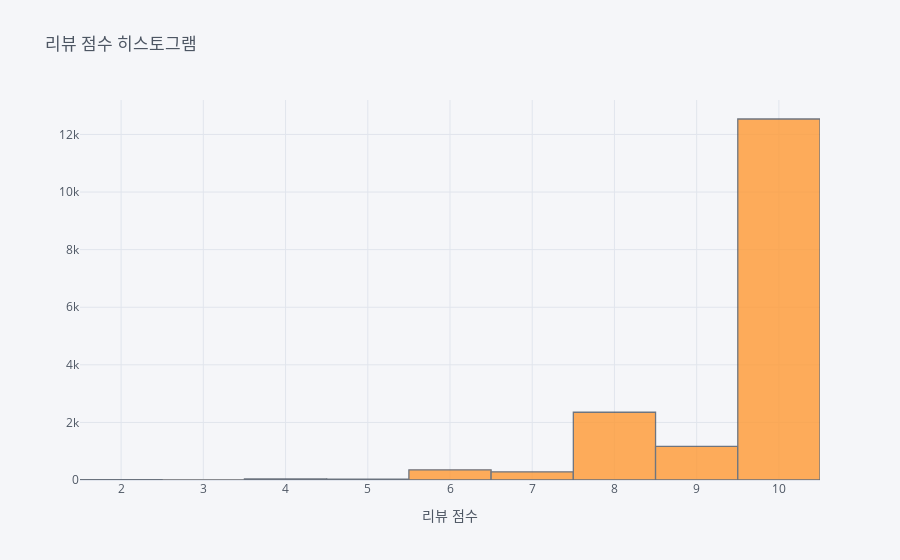

Notebook source saved alongside this figure:
### Code cell
rv1["SumRate"].iplot(kind="hist", title="리뷰 점수 히스토그램", xTitle="리뷰 점수")

### Figure 1 — Plotly figure (JSON) as saved in the notebook; plotly's stock layout.template omitted (floating-point values rounded to 4 significant figures; data arrays with more than 128 entries replaced by an {"elided": "..."} marker saying what was removed)
{"data": [{"histfunc": "count", "histnorm": "", "marker": {"color": "rgba(255, 153, 51, 1.0)", "line": {"color": "#4D5663", "width": 1.3}}, "name": "SumRate", "opacity": 0.8, "orientation": "v", "type": "histogram", "x": {"elided": "16780 int values"}}], "layout": {"barmode": "overlay", "legend": {"bgcolor": "#F5F6F9", "font": {"color": "#4D5663"}}, "paper_bgcolor": "#F5F6F9", "plot_bgcolor": "#F5F6F9", "title": {"font": {"color": "#4D5663"}, "text": "리뷰 점수 히스토그램"}, "xaxis": {"gridcolor": "#E1E5ED", "showgrid": true, "tickfont": {"color": "#4D5663"}, "title": {"font": {"color": "#4D5663"}, "text": "리뷰 점수"}, "zerolinecolor": "#E1E5ED"}, "yaxis": {"gridcolor": "#E1E5ED", "showgrid": true, "tickfont": {"color": "#4D5663"}, "title": {"font": {"color": "#4D5663"}, "text": ""}, "zerolinecolor": "#E1E5ED"}}}
